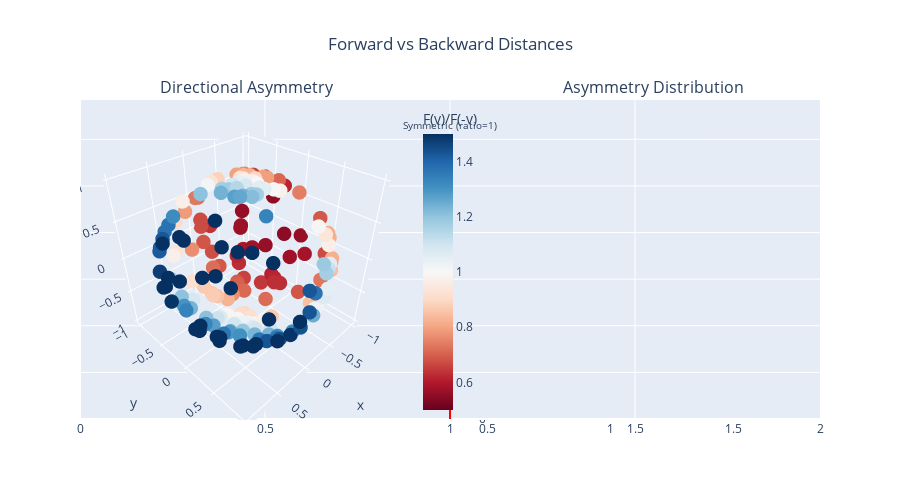

The cell this chart's notebook holds for it:
### Code cell
# Asymmetry analysis - compare F(v) vs F(-v)
fig = viz.explore_finsler(A, b, mode='asymmetry')
fig.show()

### Figure 1 — Plotly figure (JSON) as saved in the notebook; plotly's stock layout.template omitted (floating-point values rounded to 4 significant figures; data arrays with more than 128 entries replaced by an {"elided": "..."} marker saying what was removed)
{"data": [{"hovertemplate": "Asymmetry: %{marker.color:.2f}<extra></extra>", "marker": {"cmax": 1.5, "cmin": 0.5, "color": {"elided": "200 float values"}, "colorbar": {"title": {"text": "F(v)/F(-v)"}, "x": 0.45}, "colorscale": [[0, "rgb(103,0,31)"], [0.1, "rgb(178,24,43)"], [0.2, "rgb(214,96,77)"], [0.3, "rgb(244,165,130)"], [0.4, "rgb(253,219,199)"], [0.5, "rgb(247,247,247)"], [0.6, "rgb(209,229,240)"], [0.7, "rgb(146,197,222)"], [0.8, "rgb(67,147,195)"], [0.9, "rgb(33,102,172)"], [1, "rgb(5,48,97)"]], "size": 5}, "mode": "markers", "name": "Asymmetry", "scene": "scene", "type": "scatter3d", "x": {"elided": "200 float values"}, "y": {"elided": "200 float values"}, "z": {"elided": "200 float values"}}, {"marker": {"color": "steelblue"}, "name": "Asymmetry Ratio", "nbinsx": 30, "type": "histogram", "x": {"elided": "200 float values"}, "xaxis": "x", "yaxis": "y"}], "layout": {"annotations": [{"font": {"size": 16}, "showarrow": false, "text": "Directional Asymmetry", "x": 0.225, "xanchor": "center", "xref": "paper", "y": 1, "yanchor": "bottom", "yref": "paper"}, {"font": {"size": 16}, "showarrow": false, "text": "Asymmetry Distribution", "x": 0.775, "xanchor": "center", "xref": "paper", "y": 1, "yanchor": "bottom", "yref": "paper"}, {"font": {"size": 10}, "showarrow": false, "text": "Symmetric (ratio=1)", "x": 1, "xref": "x2", "y": 0.95, "yref": "paper"}], "height": 500, "scene": {"domain": {"x": [0, 0.45], "y": [0, 1]}}, "shapes": [{"line": {"color": "red", "dash": "dash"}, "type": "line", "x0": 1, "x1": 1, "xref": "x2", "y0": 0, "y1": 1, "yref": "y2 domain"}], "showlegend": false, "title": {"text": "Forward vs Backward Distances", "x": 0.5}, "xaxis": {"anchor": "y", "domain": [0.55, 1]}, "yaxis": {"anchor": "x", "domain": [0, 1]}}}
